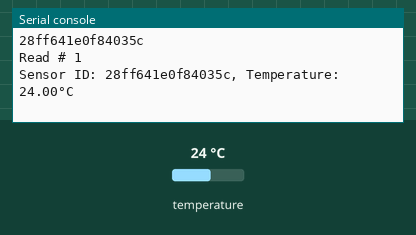
This program was run on a simulated ESP32 board running MicroPython. Shown: the last lines printed to the serial console. Inputs (shaded band) come from the test bench; at power-on: temperature 24 °C.

Above: at 1.2 s.
1.3 s: temperature set to 12 °C
At 11.4 s:
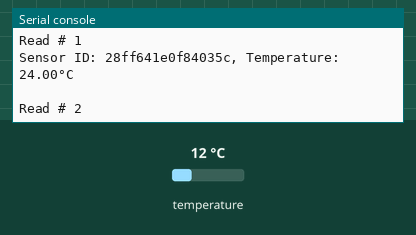
12.0 s: temperature set to 19 °C
At 22.9 s:
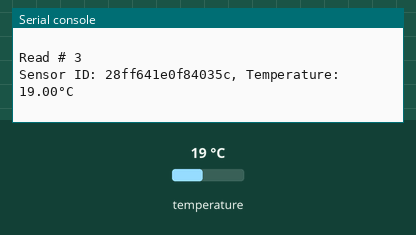

Measured:
- after the input at 12.0 s, the serial console: prints a new line after 10.3 s (image 2)

The program:

get_DS18B20_ID.py
```python
import machine
import onewire
import ds18x20
import time
import binascii  # Import binascii module

# Current ds18b20 sensors
# Sensor ID: 2876cea007000067  @250222 ROM3 ###
# Sensor ID: 289cfab20a000035  ###
# Sensor ID: 28a647b40a0000bd
# Sensor ID: 28aa3aa453140105  @250222 ROM1 ###
# Sensor ID: 28aa9f9b53140136  ###
# Sensor ID: 28aa88995314011c  @250222 ROM2 ###
# Sensor ID: 28ff67c602170317  ###

# Define the GPIO pin where the DS18B20 sensors are connected
ds_pin = machine.Pin(4)

# Initialize the 1-Wire bus
ow = onewire.OneWire(ds_pin)

# Initialize the DS18X20 object
ds = ds18x20.DS18X20(ow)

# Scan for devices on the bus
roms = ds.scan()
print("Found DS18B20 devices:")
for rom in roms:
    print(binascii.hexlify(rom).decode())  # Convert bytearray to hex string and print


# Function to read and print temperatures from all sensors
def read_temperatures():
    # Start temperature conversion
    ds.convert_temp()
    time.sleep_ms(750)  # Wait for the conversion to complete (usually 750ms)

    for rom in roms:
        # Read temperature from each sensor
        temperature = ds.read_temp(rom)
        rom_str = binascii.hexlify(rom).decode()  # Convert ROM ID to hex string
        print(f"Sensor ID: {rom_str}, Temperature: {temperature:.2f}°C")


# Loop to read and print temperatures every 10 seconds
loop = 1
while True:
    print("Read #", loop)
    read_temperatures()
    loop = loop + 1
    print()
    time.sleep(10)
```
